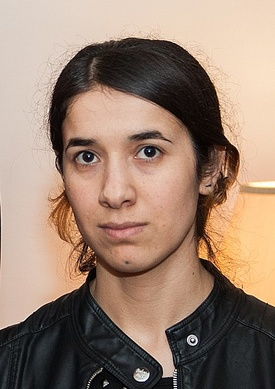
#> input picture DATA/Nadia_Murad.jpg, 275 x 389 px, shrunk from 440 x 623 before the run
$ jupyter execute OD_faceDetection.ipynb   (shell and % lines are left out)
#> lines starting #> are read from the running program, lines starting #| are printed output that depends on the picture; after the words box and inside, x2 and y2 are one past the last pixel; in counts of white or black regions, pixels touching at a corner belong together
[cell 1]
import numpy as np
import cv2
import matplotlib.pyplot as plt

[cell 2]
nadia = cv2.imread('DATA/Nadia_Murad.jpg',0)
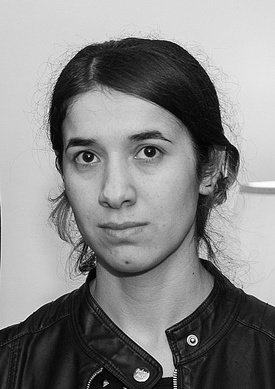
#> nadia: shape (389, 275); min 0, max 255, mean 134.7
denis = cv2.imread('DATA/Denis_Mukwege.jpg',0)
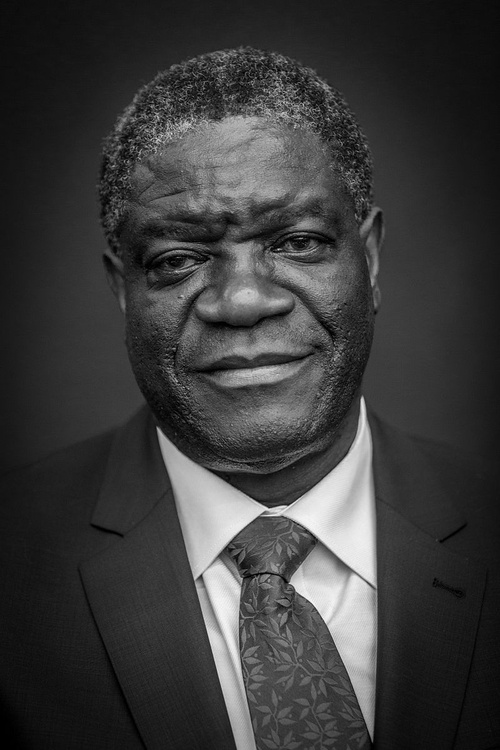
#> input picture DATA/Denis_Mukwege.jpg, 500 x 750 px, shrunk from 800 x 1200 before the run
#> denis is the input picture: shape (750, 500); min 0, max 249, mean 58.8
solvay = cv2.imread('DATA/solvay_conference.jpg', 0)
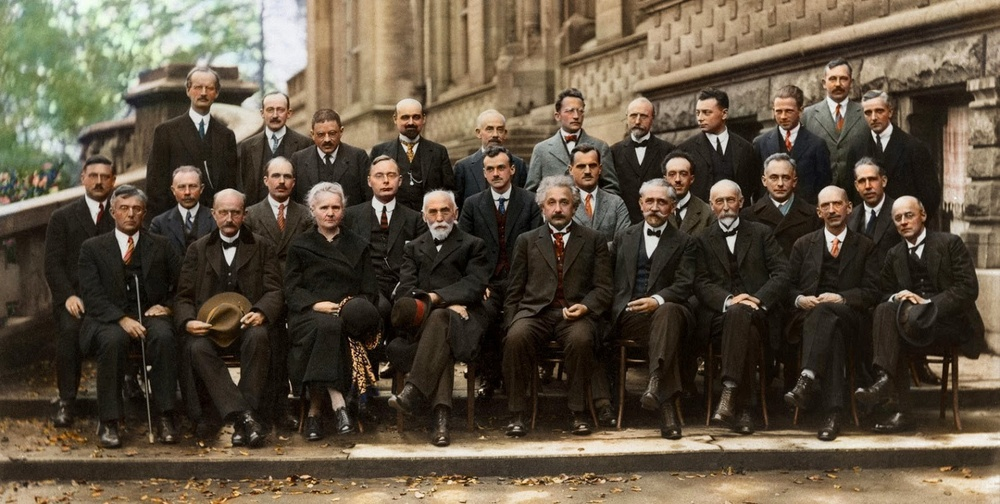
#> input picture DATA/solvay_conference.jpg, 1000 x 504 px, shrunk from 1600 x 806 before the run
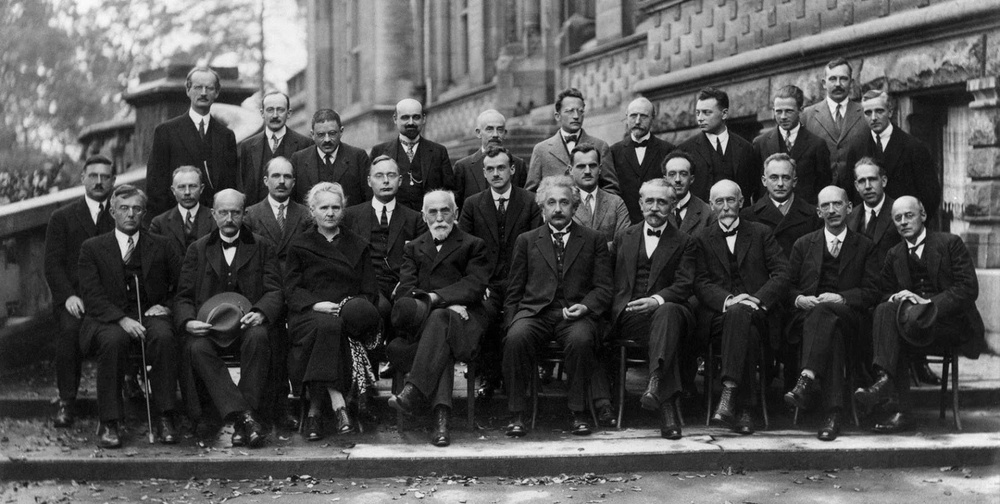
#> solvay: shape (504, 1000); min 0, max 253, mean 82.7

[cell 3]
plt.imshow(solvay,cmap='gray')

[cell 4]
face_cascade = cv2.CascadeClassifier('DATA/haarcascades/haarcascade_frontalface_default.xml')

[cell 5]
def detect_face(img):
    face_img = img.copy()
    face_rects = face_cascade.detectMultiScale(face_img)
#> face_rects = 28 rows, first 6: [824, 68, 29, 29], [188, 76, 31, 31], [260, 99, 29, 29], [770, 101, 28, 28], [572, 154, 31, 31], [480, 156, 32, 32]
    for(x,y,w,h) in face_rects:
        cv2.rectangle(face_img,(x,y),(x+w,y+h),(255,255,255),10)
#> this loop made 28 passes
#> (x, y, w, h) on passes 1 to 12: (824, 68, 29, 29), (188, 76, 31, 31), (260, 99, 29, 29), (770, 101, 28, 28), (572, 154, 31, 31), (480, 156, 32, 32), (263, 162, 37, 37), (366, 160, 39, 39), (84, 164, 32, 32), (851, 167, 35, 35), (171, 174, 33, 33), (706, 183, 42, 42)
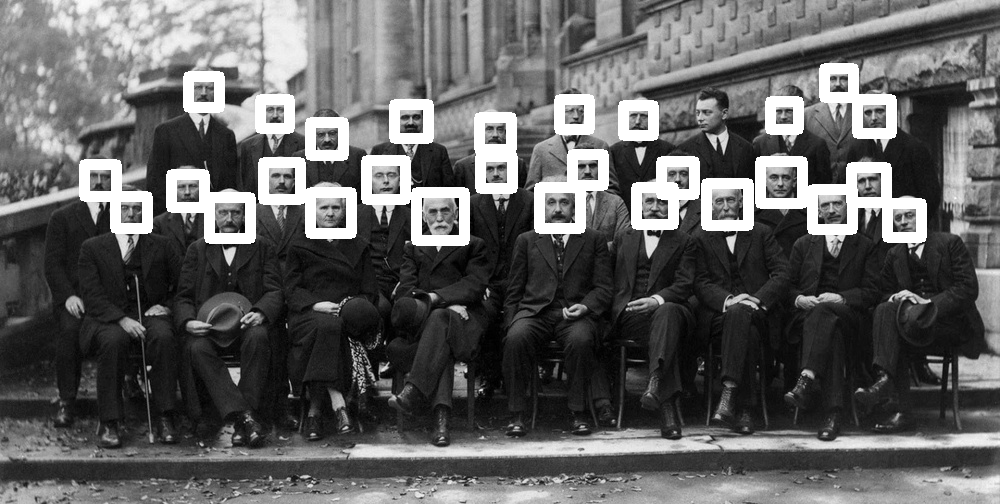
#> face_img: shape (504, 1000); 8.1% of pixels changed, all inside (x1, y1, x2, y2) = (79, 63, 927, 246)

    return face_img
